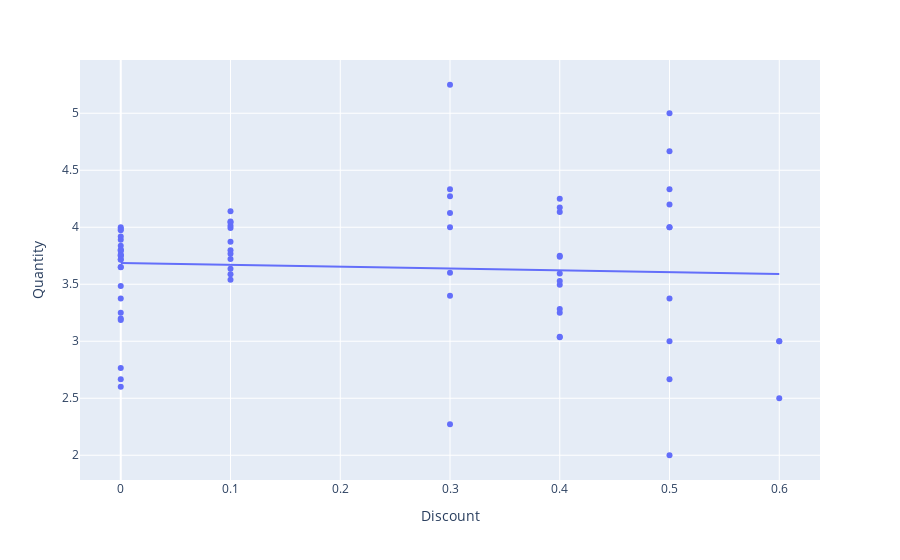

Notebook source saved alongside this figure:
### Code cell
ddimport plotly.express as px
import pandas as pd 

df = pd.read_csv('superstore.csv')
df_copy = df[['Year','Country', 'Category', 'Sales', 'Discount', 'Quantity' ,'Profit']].copy()

aus_china = df_copy[(df.Country=='Australia') | (df.Country=='China')]
aus_china_sp = aus_china.groupby(['Year', 'Country', 'Category','Discount'])[['Quantity','Sales', 'Profit']].mean().reset_index().sort_values('Year')
countries = aus_china_sp['Country'].unique()
categories = aus_china_sp['Category'].unique()

fig = px.scatter(aus_china_sp, x= 'Discount', y= 'Quantity', trendline='ols')
fig.show()

### Figure 1 — Plotly figure (JSON) as saved in the notebook; plotly's stock layout.template omitted (floating-point values rounded to 4 significant figures)
{"data": [{"hovertemplate": "Discount=%{x}<br>Quantity=%{y}<extra></extra>", "legendgroup": "", "marker": {"color": "#636efa", "symbol": "circle"}, "mode": "markers", "name": "", "orientation": "v", "showlegend": false, "type": "scatter", "x": [0, 0, 0.5, 0, 0.3, 0, 0.4, 0.1, 0.5, 0.4, 0.1, 0, 0.4, 0.3, 0.1, 0, 0.4, 0.5, 0, 0.5, 0, 0.5, 0.3, 0, 0.1, 0, 0.4, 0.1, 0.6, 0.4, 0.3, 0.1, 0, 0, 0, 0.3, 0.5, 0.5, 0.5, 0, 0.4, 0, 0.1, 0, 0.4, 0.1, 0, 0.6, 0.4, 0.3, 0.1, 0, 0, 0.5, 0.3, 0, 0.4, 0.1, 0, 0.6, 0.1, 0, 0.4, 0.3, 0.1, 0, 0.5, 0.4, 0], "xaxis": "x", "y": [3.25, 3.973, 3.375, 3.891, 4.273, 3.761, 3.25, 3.636, 3, 3.529, 3.723, 3.75, 4.25, 5.25, 4.013, 4, 4.133, 4.667, 3.186, 2, 3.793, 5, 3.4, 3.652, 3.798, 2.765, 3.741, 3.54, 3, 3.75, 4.333, 3.588, 3.375, 3.8, 3.65, 4, 4, 4, 4.333, 3.919, 3.038, 3.749, 4.141, 3.714, 3.595, 4.041, 3.839, 3, 4.174, 4.125, 4.05, 2.667, 3.719, 2.667, 3.6, 3.803, 3.283, 3.993, 2.6, 2.5, 3.767, 3.484, 3.034, 2.273, 3.873, 3.2, 4.2, 3.495, 3.984], "yaxis": "y"}, {"hovertemplate": "<b>OLS trendline</b><br>Quantity = -0.160635 * Discount + 3.6869<br>R<sup>2</sup>=0.003359<br><br>Discount=%{x}<br>Quantity=%{y} <b>(trend)</b><extra></extra>", "legendgroup": "", "marker": {"color": "#636efa", "symbol": "circle"}, "mode": "lines", "name": "", "showlegend": false, "type": "scatter", "x": [0, 0, 0, 0, 0, 0, 0, 0, 0, 0, 0, 0, 0, 0, 0, 0, 0, 0, 0, 0, 0, 0, 0, 0, 0.1, 0.1, 0.1, 0.1, 0.1, 0.1, 0.1, 0.1, 0.1, 0.1, 0.1, 0.1, 0.3, 0.3, 0.3, 0.3, 0.3, 0.3, 0.3, 0.3, 0.4, 0.4, 0.4, 0.4, 0.4, 0.4, 0.4, 0.4, 0.4, 0.4, 0.4, 0.4, 0.5, 0.5, 0.5, 0.5, 0.5, 0.5, 0.5, 0.5, 0.5, 0.5, 0.6, 0.6, 0.6], "xaxis": "x", "y": [3.687, 3.687, 3.687, 3.687, 3.687, 3.687, 3.687, 3.687, 3.687, 3.687, 3.687, 3.687, 3.687, 3.687, 3.687, 3.687, 3.687, 3.687, 3.687, 3.687, 3.687, 3.687, 3.687, 3.687, 3.671, 3.671, 3.671, 3.671, 3.671, 3.671, 3.671, 3.671, 3.671, 3.671, 3.671, 3.671, 3.639, 3.639, 3.639, 3.639, 3.639, 3.639, 3.639, 3.639, 3.623, 3.623, 3.623, 3.623, 3.623, 3.623, 3.623, 3.623, 3.623, 3.623, 3.623, 3.623, 3.607, 3.607, 3.607, 3.607, 3.607, 3.607, 3.607, 3.607, 3.607, 3.607, 3.591, 3.591, 3.591], "yaxis": "y"}], "layout": {"legend": {"tracegroupgap": 0}, "margin": {"t": 60}, "xaxis": {"anchor": "y", "domain": [0, 1], "title": {"text": "Discount"}}, "yaxis": {"anchor": "x", "domain": [0, 1], "title": {"text": "Quantity"}}}}
